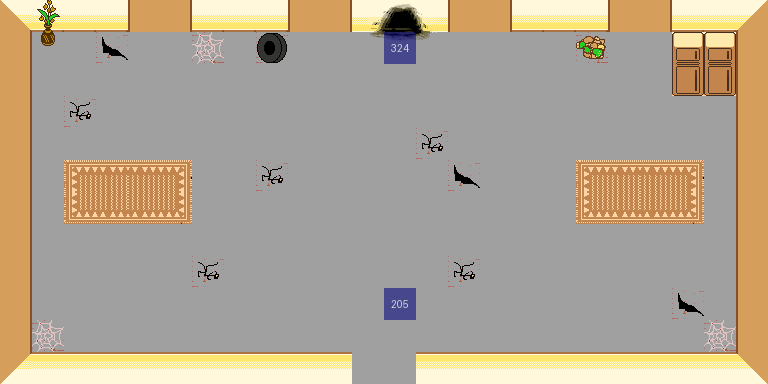

This game map was drawn from its Tiled (.tmx) file and the tilesets committed beside it. A one-line description and the full map source follow:
An orthogonal 24x12 tile map with 32x32 px tiles, 5 tile layers (metadata, characters, decor, colliders, ...), 2 tilesets.

<map version="1.10" tiledversion="1.11.2" orientation="orthogonal" renderorder="right-down" width="24" height="12" tilewidth="32" tileheight="32" infinite="0" nextlayerid="6" nextobjectid="1">
 <tileset firstgid="1" source="../tilesets/room04.tsx" />
 <tileset firstgid="65" source="../tilesets/blue-labels.tsx" />
 <layer id="1" name="metadata" width="24" height="12">
  <data encoding="csv">
0,0,0,0,0,0,0,0,0,0,0,0,0,0,0,0,0,0,0,0,0,0,0,0,
0,0,0,0,0,0,0,0,0,0,0,0,0,0,0,0,0,0,0,0,0,0,0,0,
0,0,0,0,0,0,0,0,0,0,0,0,0,0,0,0,0,0,0,0,0,0,0,0,
0,0,0,0,0,0,0,0,0,0,0,0,0,0,0,0,0,0,0,0,0,0,0,0,
0,0,0,0,0,0,0,0,0,0,0,0,0,0,0,0,0,0,0,0,0,0,0,0,
0,0,0,0,0,0,0,0,0,0,0,0,0,0,0,0,0,0,0,0,0,0,0,0,
0,0,0,0,0,0,0,0,0,0,0,0,0,0,0,0,0,0,0,0,0,0,0,0,
0,0,0,0,0,0,0,0,0,0,0,0,0,0,0,0,0,0,0,0,0,0,0,0,
0,0,0,0,0,0,0,0,0,0,0,0,0,0,0,0,0,0,0,0,0,0,0,0,
0,0,0,0,0,0,0,0,0,0,0,0,0,0,0,0,0,0,0,0,0,0,0,0,
0,0,0,0,0,0,0,0,0,0,0,0,0,0,0,0,0,0,0,0,0,0,0,0,
0,0,0,0,0,0,0,0,0,0,0,0,0,0,0,0,0,0,0,0,0,0,0,0
</data>
 </layer>
 <layer id="4" name="characters" width="24" height="12">
  <data encoding="csv">
0,0,0,0,0,0,0,0,0,0,0,0,0,0,0,0,0,0,0,0,0,0,0,0,
0,0,0,0,0,0,0,0,0,0,0,0,0,0,0,0,0,0,0,0,0,0,0,0,
0,0,0,0,0,0,0,0,0,0,0,0,0,0,0,0,0,0,0,0,0,0,0,0,
0,0,0,0,0,0,0,0,0,0,0,0,0,0,0,0,0,0,0,0,0,0,0,0,
0,0,0,0,0,0,0,0,0,0,0,0,0,0,0,0,0,0,0,0,0,0,0,0,
0,0,0,0,0,0,0,0,0,0,0,0,0,0,0,0,0,0,0,0,0,0,0,0,
0,0,0,0,0,0,0,0,0,0,0,0,0,0,0,0,0,0,0,0,0,0,0,0,
0,0,0,0,0,0,0,0,0,0,0,0,0,0,0,0,0,0,0,0,0,0,0,0,
0,0,0,0,0,0,0,0,0,0,0,0,0,0,0,0,0,0,0,0,0,0,0,0,
0,0,0,0,0,0,0,0,0,0,0,0,0,0,0,0,0,0,0,0,0,0,0,0,
0,0,0,0,0,0,0,0,0,0,0,0,0,0,0,0,0,0,0,0,0,0,0,0,
0,0,0,0,0,0,0,0,0,0,0,0,0,0,0,0,0,0,0,0,0,0,0,0
</data>
 </layer>
 <layer id="5" name="decor" width="24" height="12">
  <data encoding="csv">
0,0,0,0,0,0,0,0,0,0,0,55,57,0,0,0,2,2,0,0,0,0,0,0,
0,0,2,47,4,4,45,2,2,4,4,56,58,60,4,4,2,2,48,4,4,0,0,0,
0,3,3,3,2,2,3,3,3,2,2,3,3,3,2,2,2,2,3,2,2,0,0,0,
0,4,46,4,3,3,4,4,4,3,3,4,4,4,3,3,2,2,4,3,3,4,4,0,
0,2,2,2,2,2,2,2,2,2,2,2,2,46,2,2,2,2,2,2,2,2,2,0,
0,2,24,26,26,28,3,3,46,3,3,3,3,3,47,3,3,3,24,26,26,28,3,0,
0,3,25,27,27,29,4,4,4,4,4,4,4,4,4,4,4,4,25,27,27,29,4,0,
0,2,2,2,2,2,2,2,2,2,2,2,2,2,2,2,2,2,2,2,2,2,2,0,
0,2,2,2,2,2,46,2,2,2,2,2,2,2,46,2,2,2,2,2,2,2,2,0,
0,3,3,3,3,3,3,3,3,3,3,3,3,3,3,3,3,3,3,3,3,47,3,0,
0,45,4,4,4,4,4,4,4,4,4,4,4,4,4,4,4,4,4,4,4,4,45,0,
0,0,0,0,0,0,0,0,0,0,0,0,0,0,0,0,0,0,0,0,0,0,0,0
</data>
 </layer>
 <layer id="2" name="colliders" width="24" height="12">
  <data encoding="csv">
10,38,6,6,8,7,6,6,6,8,7,55,57,59,8,7,6,6,6,8,7,6,6,9,
7,39,0,0,0,0,0,0,54,0,0,0,0,0,0,0,0,0,0,0,0,22,22,8,
7,0,0,0,0,0,0,0,0,0,0,0,0,0,0,0,0,0,0,0,0,23,23,8,
7,0,0,0,0,0,0,0,0,0,0,0,0,0,0,0,0,0,0,0,0,0,0,8,
7,0,0,0,0,0,0,0,0,0,0,0,0,0,0,0,0,0,0,0,0,0,0,8,
7,0,0,0,0,0,0,0,0,0,0,0,0,0,0,0,0,0,0,0,0,0,0,8,
7,0,0,0,0,0,0,0,0,0,0,0,0,0,0,0,0,0,0,0,0,0,0,8,
7,0,0,0,0,0,0,0,0,0,0,0,0,0,0,0,0,0,0,0,0,0,0,8,
7,0,0,0,0,0,0,0,0,0,0,0,0,0,0,0,0,0,0,0,0,0,0,8,
7,0,0,0,0,0,0,0,0,0,0,0,0,0,0,0,0,0,0,0,0,0,0,8,
7,0,0,0,0,0,0,0,0,0,0,0,0,0,0,0,0,0,0,0,0,0,0,8,
11,5,5,5,5,5,5,5,5,5,5,2,2,5,5,5,5,5,5,5,5,5,5,12
</data>
 </layer>
 <layer id="3" name="actions" width="24" height="12" opacity="0.56">
  <data encoding="csv">
0,0,0,0,0,0,0,0,0,0,0,0,0,0,0,0,0,0,0,0,0,0,0,0,
0,0,0,0,0,0,0,0,0,0,0,0,388,0,0,0,0,0,0,0,0,0,0,0,
0,0,0,0,0,0,0,0,0,0,0,0,0,0,0,0,0,0,0,0,0,0,0,0,
0,0,0,0,0,0,0,0,0,0,0,0,0,0,0,0,0,0,0,0,0,0,0,0,
0,0,0,0,0,0,0,0,0,0,0,0,0,0,0,0,0,0,0,0,0,0,0,0,
0,0,0,0,0,0,0,0,0,0,0,0,0,0,0,0,0,0,0,0,0,0,0,0,
0,0,0,0,0,0,0,0,0,0,0,0,0,0,0,0,0,0,0,0,0,0,0,0,
0,0,0,0,0,0,0,0,0,0,0,0,0,0,0,0,0,0,0,0,0,0,0,0,
0,0,0,0,0,0,0,0,0,0,0,0,0,0,0,0,0,0,0,0,0,0,0,0,
0,0,0,0,0,0,0,0,0,0,0,0,269,0,0,0,0,0,0,0,0,0,0,0,
0,0,0,0,0,0,0,0,0,0,0,0,0,0,0,0,0,0,0,0,0,0,0,0,
0,0,0,0,0,0,0,0,0,0,0,0,0,0,0,0,0,0,0,0,0,0,0,0
</data>
 </layer>
</map>
